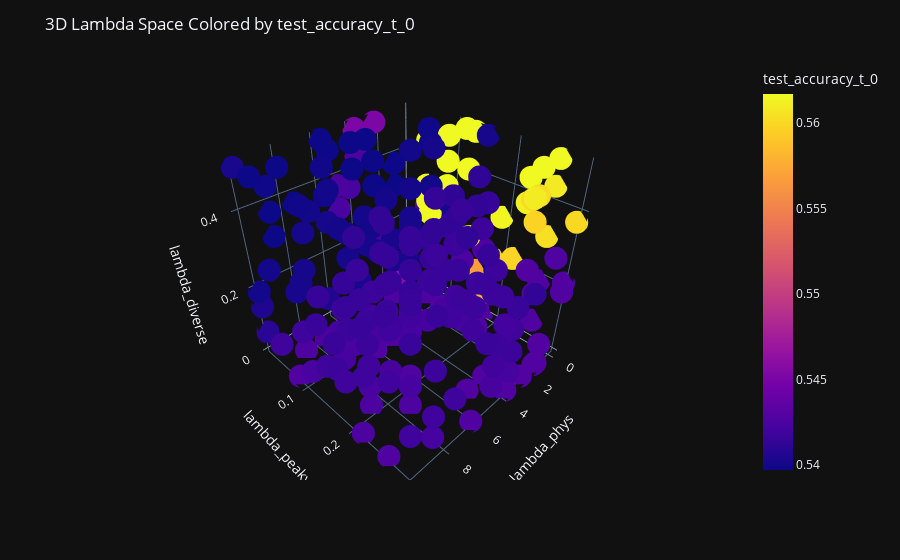
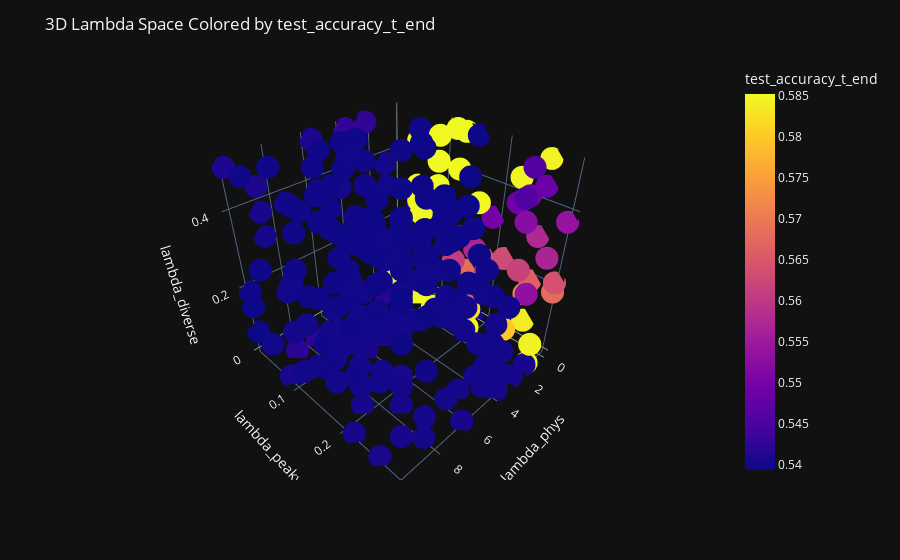

The notebook cell saved with these charts, in order:
### Code cell
## 2. 3D Scatter of Lambdas vs Accuracy
vmin, vmax = df["test_accuracy_t_0"].quantile([0.05, 0.95])


fig = px.scatter_3d(df, x=lambda_cols[0], y=lambda_cols[1], z=lambda_cols[2],
                    color="test_accuracy_t_0", hover_data=["run_id"], range_color=(vmin, vmax))
fig.update_layout(title="3D Lambda Space Colored by test_accuracy_t_0")
fig.show()

vmin, vmax = df["test_accuracy_t_end"].quantile([0.05, 0.95])
fig = px.scatter_3d(df, x=lambda_cols[0], y=lambda_cols[1], z=lambda_cols[2],
                    color="test_accuracy_t_end", hover_data=["run_id"], range_color=(vmin, vmax))
fig.update_layout(title="3D Lambda Space Colored by test_accuracy_t_end")
fig.show()

### Figure 1 — Plotly figure (JSON) as saved in the notebook; plotly's stock layout.template omitted (floating-point values rounded to 4 significant figures; data arrays with more than 128 entries replaced by an {"elided": "..."} marker saying what was removed)
{"data": [{"customdata": {"elided": "284x1 str values"}, "hovertemplate": "lambda_phys=%{x}<br>lambda_peaky=%{y}<br>lambda_diverse=%{z}<br>run_id=%{customdata[0]}<br>test_accuracy_t_0=%{marker.color}<extra></extra>", "legendgroup": "", "marker": {"color": {"elided": "284 float values"}, "coloraxis": "coloraxis", "symbol": "circle"}, "mode": "markers", "name": "", "scene": "scene", "showlegend": false, "x": {"elided": "284 float values"}, "y": {"elided": "284 float values"}, "z": {"elided": "284 float values"}, "type": "scatter3d"}], "layout": {"scene": {"domain": {"x": [0.0, 1.0], "y": [0.0, 1.0]}, "xaxis": {"title": {"text": "lambda_phys"}}, "yaxis": {"title": {"text": "lambda_peaky"}}, "zaxis": {"title": {"text": "lambda_diverse"}}}, "coloraxis": {"colorbar": {"title": {"text": "test_accuracy_t_0"}}, "colorscale": [[0.0, "#0d0887"], [0.1111, "#46039f"], [0.2222, "#7201a8"], [0.3333, "#9c179e"], [0.4444, "#bd3786"], [0.5556, "#d8576b"], [0.6667, "#ed7953"], [0.7778, "#fb9f3a"], [0.8889, "#fdca26"], [1.0, "#f0f921"]], "cmin": 0.5397, "cmax": 0.5617}, "legend": {"tracegroupgap": 0}, "margin": {"t": 60}, "title": {"text": "3D Lambda Space Colored by test_accuracy_t_0"}}}

### Figure 2 — Plotly figure (JSON) as saved in the notebook; plotly's stock layout.template omitted (floating-point values rounded to 4 significant figures; data arrays with more than 128 entries replaced by an {"elided": "..."} marker saying what was removed)
{"data": [{"customdata": {"elided": "284x1 str values"}, "hovertemplate": "lambda_phys=%{x}<br>lambda_peaky=%{y}<br>lambda_diverse=%{z}<br>run_id=%{customdata[0]}<br>test_accuracy_t_end=%{marker.color}<extra></extra>", "legendgroup": "", "marker": {"color": {"elided": "284 float values"}, "coloraxis": "coloraxis", "symbol": "circle"}, "mode": "markers", "name": "", "scene": "scene", "showlegend": false, "x": {"elided": "284 float values"}, "y": {"elided": "284 float values"}, "z": {"elided": "284 float values"}, "type": "scatter3d"}], "layout": {"scene": {"domain": {"x": [0.0, 1.0], "y": [0.0, 1.0]}, "xaxis": {"title": {"text": "lambda_phys"}}, "yaxis": {"title": {"text": "lambda_peaky"}}, "zaxis": {"title": {"text": "lambda_diverse"}}}, "coloraxis": {"colorbar": {"title": {"text": "test_accuracy_t_end"}}, "colorscale": [[0.0, "#0d0887"], [0.1111, "#46039f"], [0.2222, "#7201a8"], [0.3333, "#9c179e"], [0.4444, "#bd3786"], [0.5556, "#d8576b"], [0.6667, "#ed7953"], [0.7778, "#fb9f3a"], [0.8889, "#fdca26"], [1.0, "#f0f921"]], "cmin": 0.5394, "cmax": 0.5852}, "legend": {"tracegroupgap": 0}, "margin": {"t": 60}, "title": {"text": "3D Lambda Space Colored by test_accuracy_t_end"}}}
